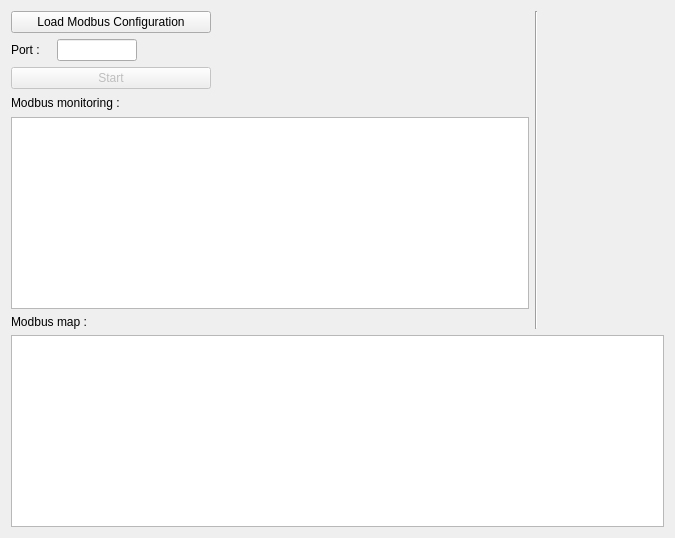
     <widget class="QWidget" name="tabAuto">
      <property name="autoFillBackground">
       <bool>true</bool>
      </property>
      <attribute name="title">
       <string>Automatic Mode</string>
      </attribute>
      <layout class="QGridLayout" name="gridLayout_7">
       <item row="0" column="4" rowspan="4">
        <widget class="Line" name="line_2">
         <property name="orientation">
          <enum>Qt::Vertical</enum>
         </property>
        </widget>
       </item>
       <item row="1" column="0">
        <widget class="QLabel" name="label_4">
         <property name="text">
          <string>Modbus monitoring :</string>
         </property>
        </widget>
       </item>
       <item row="2" column="0" colspan="4">
        <widget class="QTextEdit" name="edtModbusInfo">
         <property name="maximumSize">
          <size>
           <width>650</width>
           <height>16777215</height>
          </size>
         </property>
        </widget>
       </item>
       <item row="3" column="0">
        <widget class="QLabel" name="label">
         <property name="text">
          <string>Modbus map :</string>
         </property>
        </widget>
       </item>
       <item row="4" column="0" colspan="6">
        <widget class="QamModbusMapViewer" name="mapView"/>
       </item>
       <item row="0" column="3" rowspan="2">
        <widget class="QLabel" name="labImgPalette">
         <property name="sizePolicy">
          <sizepolicy hsizetype="Fixed" vsizetype="Fixed">
           <horstretch>0</horstretch>
           <verstretch>0</verstretch>
          </sizepolicy>
         </property>
         <property name="minimumSize">
          <size>
           <width>100</width>
           <height>100</height>
          </size>
         </property>
         <property name="maximumSize">
          <size>
           <width>100</width>
           <height>100</height>
          </size>
         </property>
         <property name="text">
          <string/>
         </property>
        </widget>
       </item>
       <item row="0" column="0">
        <layout class="QVBoxLayout" name="verticalLayout_3">
         <item>
          <widget class="QPushButton" name="pbuLoadModbusConf">
           <property name="minimumSize">
            <size>
             <width>200</width>
             <height>0</height>
            </size>
           </property>
           <property name="maximumSize">
            <size>
             <width>200</width>
             <height>16777215</height>
            </size>
           </property>
           <property name="text">
            <string>Load Modbus Configuration</string>
           </property>
          </widget>
         </item>
         <item>
          <layout class="QHBoxLayout" name="horizontalLayout_3">
           <item>
            <widget class="QLabel" name="label_5">
             <property name="minimumSize">
              <size>
               <width>40</width>
               <height>0</height>
              </size>
             </property>
             <property name="maximumSize">
              <size>
               <width>40</width>
               <height>16777215</height>
              </size>
             </property>
             <property name="text">
              <string>Port :</string>
             </property>
            </widget>
           </item>
           <item>
            <widget class="QLineEdit" name="edtPort">
             <property name="maximumSize">
              <size>
               <width>80</width>
               <height>16777215</height>
              </size>
             </property>
            </widget>
           </item>
           <item>
            <spacer name="horizontalSpacer">
             <property name="orientation">
              <enum>Qt::Horizontal</enum>
             </property>
             <property name="sizeHint" stdset="0">
              <size>
               <width>40</width>
               <height>20</height>
              </size>
             </property>
            </spacer>
           </item>
          </layout>
         </item>
         <item>
          <widget class="QPushButton" name="pbuStartServer">
           <property name="enabled">
            <bool>false</bool>
           </property>
           <property name="minimumSize">
            <size>
             <width>200</width>
             <height>0</height>
            </size>
           </property>
           <property name="maximumSize">
            <size>
             <width>200</width>
             <height>16777215</height>
            </size>
           </property>
           <property name="text">
            <string>Start</string>
           </property>
          </widget>
         </item>
        </layout>
       </item>
       <item row="0" column="5" rowspan="4">
        <widget class="QamCellflexPuzzle" name="puzzle" native="true">
         <property name="sizePolicy">
          <sizepolicy hsizetype="Expanding" vsizetype="Expanding">
           <horstretch>0</horstretch>
           <verstretch>0</verstretch>
          </sizepolicy>
         </property>
         <property name="minimumSize">
          <size>
           <width>120</width>
           <height>100</height>
          </size>
         </property>
        </widget>
       </item>
       <item row="0" column="1" rowspan="2">
        <layout class="QVBoxLayout" name="verticalLayout_2">
         <item>
          <widget class="QamLed" name="ledAssembly" native="true">
           <property name="minimumSize">
            <size>
             <width>160</width>
             <height>20</height>
            </size>
           </property>
           <property name="maximumSize">
            <size>
             <width>160</width>
             <height>16777215</height>
            </size>
           </property>
          </widget>
         </item>
         <item>
          <widget class="QamLed" name="ledDisassembly" native="true">
           <property name="minimumSize">
            <size>
             <width>160</width>
             <height>20</height>
            </size>
           </property>
           <property name="maximumSize">
            <size>
             <width>160</width>
             <height>16777215</height>
            </size>
           </property>
          </widget>
         </item>
         <item>
          <widget class="QamLed" name="ledBusy" native="true">
           <property name="minimumSize">
            <size>
             <width>160</width>
             <height>20</height>
            </size>
           </property>
           <property name="maximumSize">
            <size>
             <width>160</width>
             <height>16777215</height>
            </size>
           </property>
          </widget>
         </item>
         <item>
          <widget class="QamLed" name="ledDefault" native="true">
           <property name="minimumSize">
            <size>
             <width>160</width>
             <height>20</height>
            </size>
           </property>
           <property name="maximumSize">
            <size>
             <width>160</width>
             <height>16777215</height>
            </size>
           </property>
          </widget>
         </item>
        </layout>
       </item>
       <item row="0" column="2" rowspan="2">
        <widget class="QLabel" name="label_6">
         <property name="minimumSize">
          <size>
           <width>40</width>
           <height>0</height>
          </size>
         </property>
         <property name="text">
          <string/>
         </property>
        </widget>
       </item>
      </layout>
     </widget>
